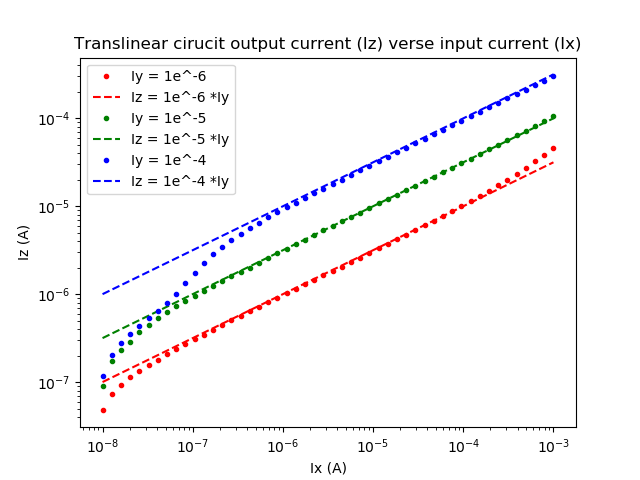

This figure's Python source:

#Sweeping Ix, setting Iy

# Simple I-V Graph
import numpy as np
import math
import matplotlib.pyplot as plt
from scipy.optimize import curve_fit
from scipy import stats

# Importing Data
#100 Ohm
I_x1Temp = open('exp2/294k-sink/Ix.txt', 'r').read().split()
I_z1Temp = open('exp2/294k-sink/Iz.txt', 'r').read().split()

I_x2Temp = open('exp2/28k-sink/Ix.txt', 'r').read().split()
I_z2Temp = open('exp2/28k-sink/Iz.txt', 'r').read().split()

I_x3Temp = open('exp2/2.94k-sink/Ix.txt', 'r').read().split()
I_z3Temp = open('exp2/2.94k-sink/Iz.txt', 'r').read().split()

I_x1 = []
I_z1 = []

I_x2 = []
I_z2 = []

I_x3 = []
I_z3 = []

Theo_Z1 = []
Theo_Z2 = []
Theo_Z3 = []

I_y1 = 0.000001

i = 0
for x in I_x1Temp:
    I_xVal = float(x)
    I_zVal = -1*float(I_z1Temp[i])
    I_x1.append(I_xVal)
    I_z1.append(I_zVal)
    Theo_Z1.append(np.sqrt(I_xVal*I_y1))

    i = i + 1

I_y2 = 0.00001

i = 0
for x in I_x2Temp:
    I_xVal = float(x)
    I_zVal = -1*float(I_z2Temp[i])
    I_x2.append(I_xVal)
    I_z2.append(I_zVal)
    Theo_Z2.append(np.sqrt(I_xVal*I_y2))
    i = i + 1

I_y3 = 0.0001

i = 0
for x in I_x3Temp:
    I_xVal = float(x)
    I_zVal = -1*float(I_z3Temp[i])
    I_x3.append(I_xVal)
    I_z3.append(I_zVal)
    Theo_Z3.append(np.sqrt(I_xVal*I_y3))
    i = i + 1

# print(math.sqrt(0.000001*I_x))

# Setting up plot
title = "Translinear cirucit output current (Iz) verse input current (Ix)"
yLabel = "Iz (A)"
xLabel = "Ix (A)"

# Plotting Data

Data1 = plt.loglog(I_x1,I_z1, 'ro', markersize=3, label="Iy = 1e^-6")
Data2 = plt.loglog(I_x1, Theo_Z1, 'r--', markersize=3, label="Iz = 1e^-6 *Iy")
Data3 = plt.loglog(I_x2, I_z2,  'go', markersize=3, label="Iy = 1e^-5")
Data4 = plt.loglog(I_x2, Theo_Z2, 'g--', markersize=3, label="Iz = 1e^-5 *Iy")
Data5 = plt.loglog(I_x3, I_z3,'bo', markersize=3, label="Iy = 1e^-4")
Data6 = plt.loglog( I_x3, Theo_Z3, 'b--', markersize=3, label="Iz = 1e^-4 *Iy")

plt.xlabel(xLabel)
plt.ylabel(yLabel)
plt.title(title)
plt.legend()
plt.savefig('Exp2_Sink.png', format='png')
plt.show()


#
